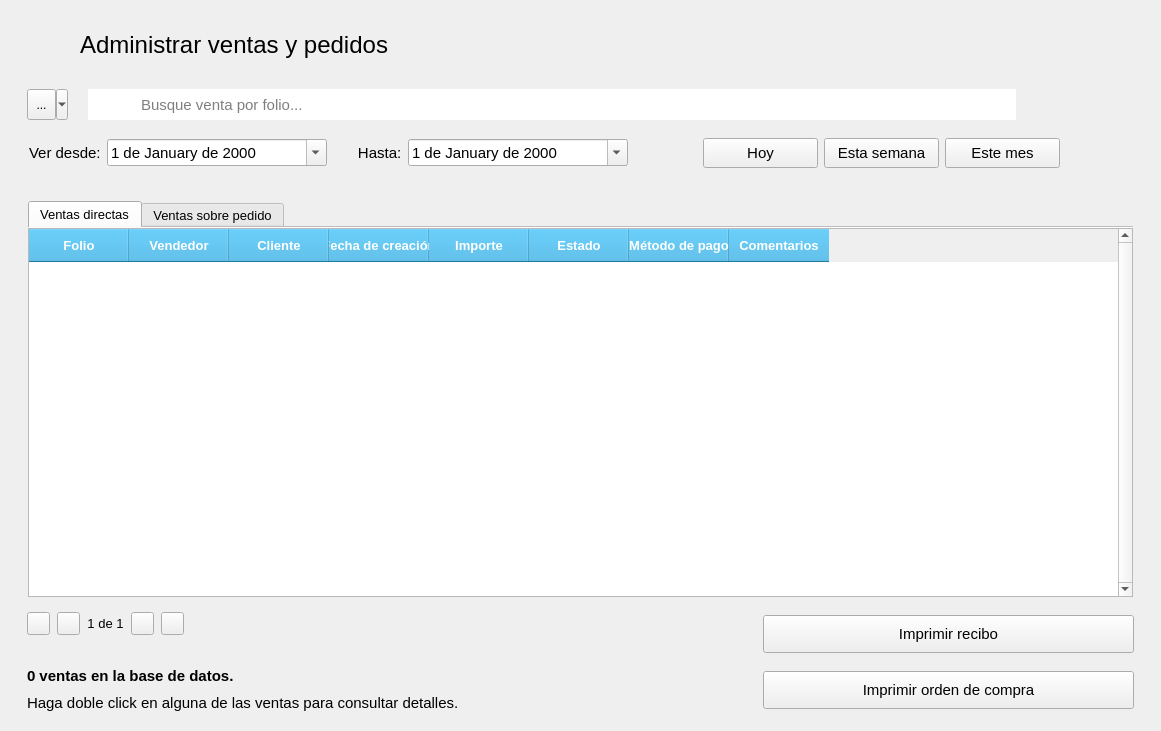
<?xml version="1.0" encoding="UTF-8"?>
<ui version="4.0">
 <class>AdministrarVentas</class>
 <widget class="QMainWindow" name="AdministrarVentas">
  <property name="geometry">
   <rect>
    <x>0</x>
    <y>0</y>
    <width>1161</width>
    <height>731</height>
   </rect>
  </property>
  <property name="minimumSize">
   <size>
    <width>1085</width>
    <height>680</height>
   </size>
  </property>
  <property name="windowTitle">
   <string>Administrar ventas</string>
  </property>
  <property name="windowIcon">
   <iconset resource="../../resources.qrc">
    <normaloff>:/img/icon.ico</normaloff>:/img/icon.ico</iconset>
  </property>
  <widget class="QWidget" name="centralwidget">
   <layout class="QVBoxLayout" name="verticalLayout">
    <item alignment="Qt::AlignLeft">
     <widget class="QFrame" name="frame">
      <property name="styleSheet">
       <string notr="true">QFrame { border: none; }</string>
      </property>
      <property name="frameShape">
       <enum>QFrame::StyledPanel</enum>
      </property>
      <property name="frameShadow">
       <enum>QFrame::Raised</enum>
      </property>
      <layout class="QHBoxLayout" name="horizontalLayout">
       <property name="spacing">
        <number>20</number>
       </property>
       <property name="leftMargin">
        <number>19</number>
       </property>
       <property name="topMargin">
        <number>15</number>
       </property>
       <property name="rightMargin">
        <number>19</number>
       </property>
       <property name="bottomMargin">
        <number>0</number>
       </property>
       <item>
        <widget class="QPushButton" name="btRegresar">
         <property name="cursor">
          <cursorShape>PointingHandCursor</cursorShape>
         </property>
         <property name="styleSheet">
          <string notr="true">QPushButton {
        background-color: transparent;
        border: none;
        padding: 0px;
    }
    QPushButton:hover {
        background-color: rgba(255, 255, 255, 0);
    }
    QPushButton:pressed {
        background-color: rgba(255, 255, 255, 0);
    }</string>
         </property>
         <property name="icon">
          <iconset resource="../../resources.qrc">
           <normaloff>:/img/resources/images/leftarrow.png</normaloff>:/img/resources/images/leftarrow.png</iconset>
         </property>
         <property name="iconSize">
          <size>
           <width>40</width>
           <height>40</height>
          </size>
         </property>
         <property name="flat">
          <bool>true</bool>
         </property>
        </widget>
       </item>
       <item>
        <widget class="QLabel" name="lbTitulo">
         <property name="minimumSize">
          <size>
           <width>321</width>
           <height>41</height>
          </size>
         </property>
         <property name="font">
          <font>
           <pointsize>18</pointsize>
          </font>
         </property>
         <property name="text">
          <string>Administrar ventas y pedidos</string>
         </property>
        </widget>
       </item>
      </layout>
     </widget>
    </item>
    <item>
     <widget class="QFrame" name="frame_2">
      <property name="styleSheet">
       <string notr="true"/>
      </property>
      <layout class="QVBoxLayout" name="verticalLayout_2">
       <property name="spacing">
        <number>0</number>
       </property>
       <item>
        <widget class="QFrame" name="frame_4">
         <property name="styleSheet">
          <string notr="true">QFrame { border: none; }</string>
         </property>
         <property name="frameShape">
          <enum>QFrame::StyledPanel</enum>
         </property>
         <property name="frameShadow">
          <enum>QFrame::Raised</enum>
         </property>
         <layout class="QHBoxLayout" name="horizontalLayout_2">
          <property name="leftMargin">
           <number>0</number>
          </property>
          <property name="topMargin">
           <number>0</number>
          </property>
          <property name="rightMargin">
           <number>0</number>
          </property>
          <property name="bottomMargin">
           <number>0</number>
          </property>
          <item>
           <widget class="QFrame" name="frame_6">
            <property name="frameShape">
             <enum>QFrame::StyledPanel</enum>
            </property>
            <property name="frameShadow">
             <enum>QFrame::Raised</enum>
            </property>
            <layout class="QHBoxLayout" name="horizontalLayout_4">
             <property name="spacing">
              <number>0</number>
             </property>
             <item>
              <widget class="QToolButton" name="btFiltrar">
               <property name="minimumSize">
                <size>
                 <width>41</width>
                 <height>31</height>
                </size>
               </property>
               <property name="toolTip">
                <string>Filtrar búsqueda por...</string>
               </property>
               <property name="text">
                <string>...</string>
               </property>
               <property name="icon">
                <iconset resource="../../resources.qrc">
                 <normaloff>:/img/resources/images/filter.png</normaloff>:/img/resources/images/filter.png</iconset>
               </property>
               <property name="popupMode">
                <enum>QToolButton::MenuButtonPopup</enum>
               </property>
              </widget>
             </item>
             <item>
              <spacer name="horizontalSpacer">
               <property name="orientation">
                <enum>Qt::Horizontal</enum>
               </property>
               <property name="sizeType">
                <enum>QSizePolicy::Fixed</enum>
               </property>
               <property name="sizeHint" stdset="0">
                <size>
                 <width>20</width>
                 <height>20</height>
                </size>
               </property>
              </spacer>
             </item>
             <item>
              <widget class="QLabel" name="label_2">
               <property name="minimumSize">
                <size>
                 <width>51</width>
                 <height>31</height>
                </size>
               </property>
               <property name="maximumSize">
                <size>
                 <width>51</width>
                 <height>31</height>
                </size>
               </property>
               <property name="styleSheet">
                <string notr="true">image: url(:/img/resources/images/magnifier.png);
background-color: rgb(255, 255, 255);</string>
               </property>
               <property name="text">
                <string/>
               </property>
              </widget>
             </item>
             <item>
              <widget class="QLineEdit" name="searchBar">
               <property name="minimumSize">
                <size>
                 <width>0</width>
                 <height>31</height>
                </size>
               </property>
               <property name="font">
                <font>
                 <pointsize>11</pointsize>
                </font>
               </property>
               <property name="frame">
                <bool>false</bool>
               </property>
               <property name="placeholderText">
                <string>Busque venta por folio...</string>
               </property>
              </widget>
             </item>
            </layout>
           </widget>
          </item>
          <item>
           <widget class="QFrame" name="frame_7">
            <property name="styleSheet">
             <string notr="true">QFrame { border: none; }</string>
            </property>
            <property name="frameShape">
             <enum>QFrame::StyledPanel</enum>
            </property>
            <property name="frameShadow">
             <enum>QFrame::Raised</enum>
            </property>
            <layout class="QHBoxLayout" name="horizontalLayout_3">
             <property name="spacing">
              <number>30</number>
             </property>
             <item>
              <widget class="QPushButton" name="btTerminar">
               <property name="cursor">
                <cursorShape>PointingHandCursor</cursorShape>
               </property>
               <property name="styleSheet">
                <string notr="true">QPushButton {
        background-color: transparent;
        border: none;
        padding: 0px;
    }
    QPushButton:hover {
        background-color: rgba(255, 255, 255, 0);
    }
    QPushButton:pressed {
        background-color: rgba(255, 255, 255, 0);
    }</string>
               </property>
               <property name="icon">
                <iconset resource="../../resources.qrc">
                 <normaloff>:/img/resources/images/accept.png</normaloff>:/img/resources/images/accept.png</iconset>
               </property>
               <property name="iconSize">
                <size>
                 <width>40</width>
                 <height>40</height>
                </size>
               </property>
               <property name="flat">
                <bool>true</bool>
               </property>
              </widget>
             </item>
             <item>
              <widget class="QPushButton" name="btCancelar">
               <property name="cursor">
                <cursorShape>PointingHandCursor</cursorShape>
               </property>
               <property name="styleSheet">
                <string notr="true">QPushButton {
        background-color: transparent;
        border: none;
        padding: 0px;
    }
    QPushButton:hover {
        background-color: rgba(255, 255, 255, 0);
    }
    QPushButton:pressed {
        background-color: rgba(255, 255, 255, 0);
    }</string>
               </property>
               <property name="icon">
                <iconset resource="../../resources.qrc">
                 <normaloff>:/img/resources/images/cancel.png</normaloff>:/img/resources/images/cancel.png</iconset>
               </property>
               <property name="iconSize">
                <size>
                 <width>40</width>
                 <height>40</height>
                </size>
               </property>
               <property name="flat">
                <bool>true</bool>
               </property>
              </widget>
             </item>
            </layout>
           </widget>
          </item>
         </layout>
        </widget>
       </item>
       <item alignment="Qt::AlignLeft">
        <widget class="QFrame" name="frame_11">
         <layout class="QHBoxLayout" name="horizontalLayout_10">
          <property name="topMargin">
           <number>0</number>
          </property>
          <property name="bottomMargin">
           <number>0</number>
          </property>
          <item alignment="Qt::AlignLeft">
           <widget class="QFrame" name="frame_12">
            <property name="frameShape">
             <enum>QFrame::NoFrame</enum>
            </property>
            <property name="frameShadow">
             <enum>QFrame::Raised</enum>
            </property>
            <layout class="QHBoxLayout" name="horizontalLayout_7">
             <property name="leftMargin">
              <number>2</number>
             </property>
             <property name="topMargin">
              <number>0</number>
             </property>
             <property name="bottomMargin">
              <number>0</number>
             </property>
             <item>
              <widget class="QLabel" name="label">
               <property name="font">
                <font>
                 <pointsize>11</pointsize>
                </font>
               </property>
               <property name="text">
                <string>Ver desde:</string>
               </property>
              </widget>
             </item>
             <item>
              <widget class="QDateEdit" name="dateDesde">
               <property name="minimumSize">
                <size>
                 <width>220</width>
                 <height>0</height>
                </size>
               </property>
               <property name="maximumSize">
                <size>
                 <width>220</width>
                 <height>16777215</height>
                </size>
               </property>
               <property name="font">
                <font>
                 <pointsize>11</pointsize>
                </font>
               </property>
               <property name="displayFormat">
                <string>d 'de' MMMM 'de' yyyy</string>
               </property>
               <property name="calendarPopup">
                <bool>true</bool>
               </property>
              </widget>
             </item>
             <item>
              <widget class="QLabel" name="label_4">
               <property name="font">
                <font>
                 <pointsize>11</pointsize>
                </font>
               </property>
               <property name="text">
                <string>      Hasta:</string>
               </property>
              </widget>
             </item>
             <item>
              <widget class="QDateEdit" name="dateHasta">
               <property name="minimumSize">
                <size>
                 <width>220</width>
                 <height>0</height>
                </size>
               </property>
               <property name="maximumSize">
                <size>
                 <width>220</width>
                 <height>16777215</height>
                </size>
               </property>
               <property name="font">
                <font>
                 <pointsize>11</pointsize>
                </font>
               </property>
               <property name="displayFormat">
                <string>d 'de' MMMM 'de' yyyy</string>
               </property>
               <property name="calendarPopup">
                <bool>true</bool>
               </property>
              </widget>
             </item>
            </layout>
           </widget>
          </item>
          <item alignment="Qt::AlignLeft">
           <widget class="QFrame" name="frame_13">
            <layout class="QHBoxLayout" name="horizontalLayout_9">
             <property name="leftMargin">
              <number>60</number>
             </property>
             <item>
              <widget class="QPushButton" name="btHoy">
               <property name="minimumSize">
                <size>
                 <width>115</width>
                 <height>30</height>
                </size>
               </property>
               <property name="font">
                <font>
                 <pointsize>11</pointsize>
                </font>
               </property>
               <property name="text">
                <string>Hoy</string>
               </property>
              </widget>
             </item>
             <item>
              <widget class="QPushButton" name="btEstaSemana">
               <property name="minimumSize">
                <size>
                 <width>115</width>
                 <height>30</height>
                </size>
               </property>
               <property name="font">
                <font>
                 <pointsize>11</pointsize>
                </font>
               </property>
               <property name="text">
                <string>Esta semana</string>
               </property>
              </widget>
             </item>
             <item>
              <widget class="QPushButton" name="btEsteMes">
               <property name="minimumSize">
                <size>
                 <width>115</width>
                 <height>30</height>
                </size>
               </property>
               <property name="font">
                <font>
                 <pointsize>11</pointsize>
                </font>
               </property>
               <property name="text">
                <string>Este mes</string>
               </property>
              </widget>
             </item>
            </layout>
           </widget>
          </item>
         </layout>
        </widget>
       </item>
      </layout>
     </widget>
    </item>
    <item>
     <widget class="QFrame" name="frame_5">
      <layout class="QHBoxLayout" name="horizontalLayout_8">
       <property name="leftMargin">
        <number>19</number>
       </property>
       <property name="rightMargin">
        <number>19</number>
       </property>
       <item>
        <widget class="QTabWidget" name="tabWidget">
         <property name="font">
          <font>
           <pointsize>10</pointsize>
          </font>
         </property>
         <property name="currentIndex">
          <number>0</number>
         </property>
         <property name="documentMode">
          <bool>true</bool>
         </property>
         <widget class="QWidget" name="tabDirectas">
          <attribute name="title">
           <string>Ventas directas</string>
          </attribute>
          <layout class="QHBoxLayout" name="horizontalLayout_5">
           <property name="spacing">
            <number>0</number>
           </property>
           <property name="leftMargin">
            <number>0</number>
           </property>
           <property name="topMargin">
            <number>0</number>
           </property>
           <property name="rightMargin">
            <number>0</number>
           </property>
           <property name="bottomMargin">
            <number>0</number>
           </property>
           <item>
            <widget class="QTableWidget" name="tabla_ventasDirectas">
             <property name="font">
              <font>
               <family>MS Shell Dlg 2</family>
               <pointsize>10</pointsize>
              </font>
             </property>
             <property name="styleSheet">
              <string notr="true">QHeaderView::section {
	font: bold 10pt;
	color: rgb(255, 255, 255);
	background-color: rgb(52, 172, 224);

	padding-top: 7px;
	padding-bottom: 7px;
}

QTableView::item{
  padding: 5px;
}

QTableWidget {
	alternate-background-color: rgb(240, 240, 240);
}

QTableView {
    selection-background-color: rgb(85, 85, 255);
    selection-color: rgb(255, 255, 255);
}
QTableView:active {
    selection-background-color: rgb(85, 85, 255);
    selection-color: rgb(255, 255, 255);
}</string>
             </property>
             <property name="verticalScrollBarPolicy">
              <enum>Qt::ScrollBarAlwaysOn</enum>
             </property>
             <property name="editTriggers">
              <set>QAbstractItemView::NoEditTriggers</set>
             </property>
             <property name="alternatingRowColors">
              <bool>true</bool>
             </property>
             <property name="selectionMode">
              <enum>QAbstractItemView::SingleSelection</enum>
             </property>
             <property name="selectionBehavior">
              <enum>QAbstractItemView::SelectRows</enum>
             </property>
             <property name="showGrid">
              <bool>false</bool>
             </property>
             <property name="paginaActual" stdset="0">
              <number>0</number>
             </property>
             <attribute name="horizontalHeaderMinimumSectionSize">
              <number>45</number>
             </attribute>
             <attribute name="verticalHeaderVisible">
              <bool>false</bool>
             </attribute>
             <column>
              <property name="text">
               <string>Folio</string>
              </property>
             </column>
             <column>
              <property name="text">
               <string>Vendedor</string>
              </property>
             </column>
             <column>
              <property name="text">
               <string>Cliente</string>
              </property>
             </column>
             <column>
              <property name="text">
               <string>Fecha de creación</string>
              </property>
             </column>
             <column>
              <property name="text">
               <string>Importe</string>
              </property>
             </column>
             <column>
              <property name="text">
               <string>Estado</string>
              </property>
             </column>
             <column>
              <property name="text">
               <string>Método de pago</string>
              </property>
             </column>
             <column>
              <property name="text">
               <string>Comentarios</string>
              </property>
             </column>
            </widget>
           </item>
          </layout>
         </widget>
         <widget class="QWidget" name="tabPedidos">
          <attribute name="title">
           <string>Ventas sobre pedido</string>
          </attribute>
          <layout class="QVBoxLayout" name="verticalLayout_5">
           <property name="spacing">
            <number>0</number>
           </property>
           <property name="leftMargin">
            <number>0</number>
           </property>
           <property name="topMargin">
            <number>0</number>
           </property>
           <property name="rightMargin">
            <number>0</number>
           </property>
           <property name="bottomMargin">
            <number>0</number>
           </property>
           <item>
            <widget class="QTableWidget" name="tabla_pedidos">
             <property name="font">
              <font>
               <family>MS Shell Dlg 2</family>
               <pointsize>10</pointsize>
              </font>
             </property>
             <property name="styleSheet">
              <string notr="true">QHeaderView::section {
	font: bold 10pt;
	color: rgb(255, 255, 255);
	background-color: rgb(52, 172, 224);

	padding-top: 7px;
	padding-bottom: 7px;
}

QTableView::item{
  padding: 5px;
}

QTableWidget {
	alternate-background-color: rgb(240, 240, 240);
}

QTableView {
    selection-background-color: rgb(85, 85, 255);
    selection-color: rgb(255, 255, 255);
}
QTableView:active {
    selection-background-color: rgb(85, 85, 255);
    selection-color: rgb(255, 255, 255);
}</string>
             </property>
             <property name="verticalScrollBarPolicy">
              <enum>Qt::ScrollBarAlwaysOn</enum>
             </property>
             <property name="editTriggers">
              <set>QAbstractItemView::NoEditTriggers</set>
             </property>
             <property name="alternatingRowColors">
              <bool>true</bool>
             </property>
             <property name="selectionMode">
              <enum>QAbstractItemView::SingleSelection</enum>
             </property>
             <property name="selectionBehavior">
              <enum>QAbstractItemView::SelectRows</enum>
             </property>
             <property name="showGrid">
              <bool>false</bool>
             </property>
             <property name="paginaActual" stdset="0">
              <number>0</number>
             </property>
             <attribute name="horizontalHeaderMinimumSectionSize">
              <number>45</number>
             </attribute>
             <attribute name="verticalHeaderVisible">
              <bool>false</bool>
             </attribute>
             <column>
              <property name="text">
               <string>Folio</string>
              </property>
             </column>
             <column>
              <property name="text">
               <string>Vendedor</string>
              </property>
             </column>
             <column>
              <property name="text">
               <string>Cliente</string>
              </property>
             </column>
             <column>
              <property name="text">
               <string>Fecha de creación</string>
              </property>
             </column>
             <column>
              <property name="text">
               <string>Fecha de entrega</string>
              </property>
             </column>
             <column>
              <property name="text">
               <string>Importe</string>
              </property>
             </column>
             <column>
              <property name="text">
               <string>Estado</string>
              </property>
             </column>
             <column>
              <property name="text">
               <string>Método de pago</string>
              </property>
             </column>
             <column>
              <property name="text">
               <string>Comentarios</string>
              </property>
             </column>
             <column>
              <property name="text">
               <string/>
              </property>
             </column>
            </widget>
           </item>
          </layout>
         </widget>
        </widget>
       </item>
      </layout>
     </widget>
    </item>
    <item alignment="Qt::AlignBottom">
     <widget class="QFrame" name="frame_3">
      <property name="sizePolicy">
       <sizepolicy hsizetype="Expanding" vsizetype="Preferred">
        <horstretch>0</horstretch>
        <verstretch>0</verstretch>
       </sizepolicy>
      </property>
      <property name="styleSheet">
       <string notr="true">QFrame { border:none}</string>
      </property>
      <property name="frameShape">
       <enum>QFrame::StyledPanel</enum>
      </property>
      <property name="frameShadow">
       <enum>QFrame::Raised</enum>
      </property>
      <layout class="QGridLayout" name="gridLayout_2">
       <property name="topMargin">
        <number>0</number>
       </property>
       <property name="rightMargin">
        <number>0</number>
       </property>
       <property name="bottomMargin">
        <number>0</number>
       </property>
       <item row="1" column="0" alignment="Qt::AlignBottom">
        <widget class="QFrame" name="frame_8">
         <property name="sizePolicy">
          <sizepolicy hsizetype="Minimum" vsizetype="Fixed">
           <horstretch>0</horstretch>
           <verstretch>0</verstretch>
          </sizepolicy>
         </property>
         <property name="frameShape">
          <enum>QFrame::StyledPanel</enum>
         </property>
         <property name="frameShadow">
          <enum>QFrame::Raised</enum>
         </property>
         <layout class="QGridLayout" name="gridLayout">
          <property name="topMargin">
           <number>15</number>
          </property>
          <property name="rightMargin">
           <number>0</number>
          </property>
          <property name="bottomMargin">
           <number>9</number>
          </property>
          <item row="0" column="0">
           <widget class="QLabel" name="lbContador">
            <property name="minimumSize">
             <size>
              <width>271</width>
              <height>21</height>
             </size>
            </property>
            <property name="font">
             <font>
              <pointsize>11</pointsize>
              <weight>75</weight>
              <bold>true</bold>
             </font>
            </property>
            <property name="text">
             <string>0 ventas en la base de datos.</string>
            </property>
           </widget>
          </item>
          <item row="1" column="0">
           <widget class="QLabel" name="label_3">
            <property name="minimumSize">
             <size>
              <width>601</width>
              <height>21</height>
             </size>
            </property>
            <property name="font">
             <font>
              <pointsize>11</pointsize>
              <weight>50</weight>
              <bold>false</bold>
             </font>
            </property>
            <property name="text">
             <string>Haga doble click en alguna de las ventas para consultar detalles.</string>
            </property>
           </widget>
          </item>
         </layout>
        </widget>
       </item>
       <item row="0" column="0" alignment="Qt::AlignLeft">
        <widget class="QFrame" name="frame_10">
         <property name="styleSheet">
          <string notr="true">QFrame { border: none }</string>
         </property>
         <property name="frameShape">
          <enum>QFrame::StyledPanel</enum>
         </property>
         <property name="frameShadow">
          <enum>QFrame::Raised</enum>
         </property>
         <layout class="QHBoxLayout" name="horizontalLayout_6">
          <property name="spacing">
           <number>7</number>
          </property>
          <property name="topMargin">
           <number>0</number>
          </property>
          <property name="rightMargin">
           <number>0</number>
          </property>
          <item>
           <widget class="QPushButton" name="btPrimero">
            <property name="maximumSize">
             <size>
              <width>23</width>
              <height>23</height>
             </size>
            </property>
            <property name="font">
             <font>
              <pointsize>10</pointsize>
             </font>
            </property>
            <property name="text">
             <string/>
            </property>
            <property name="icon">
             <iconset resource="../../resources.qrc">
              <normaloff>:/img/resources/images/backward.png</normaloff>:/img/resources/images/backward.png</iconset>
            </property>
           </widget>
          </item>
          <item>
           <widget class="QPushButton" name="btAtras">
            <property name="maximumSize">
             <size>
              <width>23</width>
              <height>23</height>
             </size>
            </property>
            <property name="font">
             <font>
              <pointsize>10</pointsize>
             </font>
            </property>
            <property name="text">
             <string/>
            </property>
            <property name="icon">
             <iconset resource="../../resources.qrc">
              <normaloff>:/img/resources/images/back.png</normaloff>:/img/resources/images/back.png</iconset>
            </property>
           </widget>
          </item>
          <item>
           <widget class="QLabel" name="lbPagina">
            <property name="font">
             <font>
              <pointsize>10</pointsize>
             </font>
            </property>
            <property name="text">
             <string>1 de 1</string>
            </property>
            <property name="alignment">
             <set>Qt::AlignCenter</set>
            </property>
           </widget>
          </item>
          <item>
           <widget class="QPushButton" name="btAdelante">
            <property name="maximumSize">
             <size>
              <width>23</width>
              <height>23</height>
             </size>
            </property>
            <property name="font">
             <font>
              <pointsize>10</pointsize>
             </font>
            </property>
            <property name="text">
             <string/>
            </property>
            <property name="icon">
             <iconset resource="../../resources.qrc">
              <normaloff>:/img/resources/images/next.png</normaloff>:/img/resources/images/next.png</iconset>
            </property>
           </widget>
          </item>
          <item>
           <widget class="QPushButton" name="btUltimo">
            <property name="maximumSize">
             <size>
              <width>23</width>
              <height>23</height>
             </size>
            </property>
            <property name="font">
             <font>
              <pointsize>10</pointsize>
             </font>
            </property>
            <property name="text">
             <string/>
            </property>
            <property name="icon">
             <iconset resource="../../resources.qrc">
              <normaloff>:/img/resources/images/last.png</normaloff>:/img/resources/images/last.png</iconset>
            </property>
           </widget>
          </item>
         </layout>
        </widget>
       </item>
       <item row="0" column="1" rowspan="2" alignment="Qt::AlignRight">
        <widget class="QFrame" name="frame_9">
         <property name="sizePolicy">
          <sizepolicy hsizetype="Expanding" vsizetype="Expanding">
           <horstretch>0</horstretch>
           <verstretch>0</verstretch>
          </sizepolicy>
         </property>
         <property name="frameShape">
          <enum>QFrame::StyledPanel</enum>
         </property>
         <property name="frameShadow">
          <enum>QFrame::Raised</enum>
         </property>
         <layout class="QVBoxLayout" name="verticalLayout_6">
          <property name="spacing">
           <number>15</number>
          </property>
          <property name="leftMargin">
           <number>50</number>
          </property>
          <property name="topMargin">
           <number>0</number>
          </property>
          <property name="rightMargin">
           <number>18</number>
          </property>
          <item>
           <widget class="QPushButton" name="btRecibo">
            <property name="sizePolicy">
             <sizepolicy hsizetype="Expanding" vsizetype="Expanding">
              <horstretch>0</horstretch>
              <verstretch>0</verstretch>
             </sizepolicy>
            </property>
            <property name="minimumSize">
             <size>
              <width>371</width>
              <height>38</height>
             </size>
            </property>
            <property name="maximumSize">
             <size>
              <width>504</width>
              <height>38</height>
             </size>
            </property>
            <property name="font">
             <font>
              <pointsize>11</pointsize>
             </font>
            </property>
            <property name="styleSheet">
             <string notr="true"/>
            </property>
            <property name="text">
             <string>Imprimir recibo</string>
            </property>
            <property name="icon">
             <iconset resource="../../resources.qrc">
              <normaloff>:/img/resources/images/bill.png</normaloff>:/img/resources/images/bill.png</iconset>
            </property>
            <property name="iconSize">
             <size>
              <width>30</width>
              <height>30</height>
             </size>
            </property>
           </widget>
          </item>
          <item>
           <widget class="QPushButton" name="btOrden">
            <property name="sizePolicy">
             <sizepolicy hsizetype="Expanding" vsizetype="Expanding">
              <horstretch>0</horstretch>
              <verstretch>0</verstretch>
             </sizepolicy>
            </property>
            <property name="minimumSize">
             <size>
              <width>371</width>
              <height>38</height>
             </size>
            </property>
            <property name="maximumSize">
             <size>
              <width>504</width>
              <height>38</height>
             </size>
            </property>
            <property name="font">
             <font>
              <pointsize>11</pointsize>
             </font>
            </property>
            <property name="text">
             <string>Imprimir orden de compra</string>
            </property>
            <property name="icon">
             <iconset resource="../../resources.qrc">
              <normaloff>:/img/resources/images/order.png</normaloff>:/img/resources/images/order.png</iconset>
            </property>
            <property name="iconSize">
             <size>
              <width>30</width>
              <height>30</height>
             </size>
            </property>
           </widget>
          </item>
         </layout>
        </widget>
       </item>
      </layout>
     </widget>
    </item>
   </layout>
  </widget>
 </widget>
 <resources>
  <include location="../../resources.qrc"/>
 </resources>
 <connections/>
</ui>
